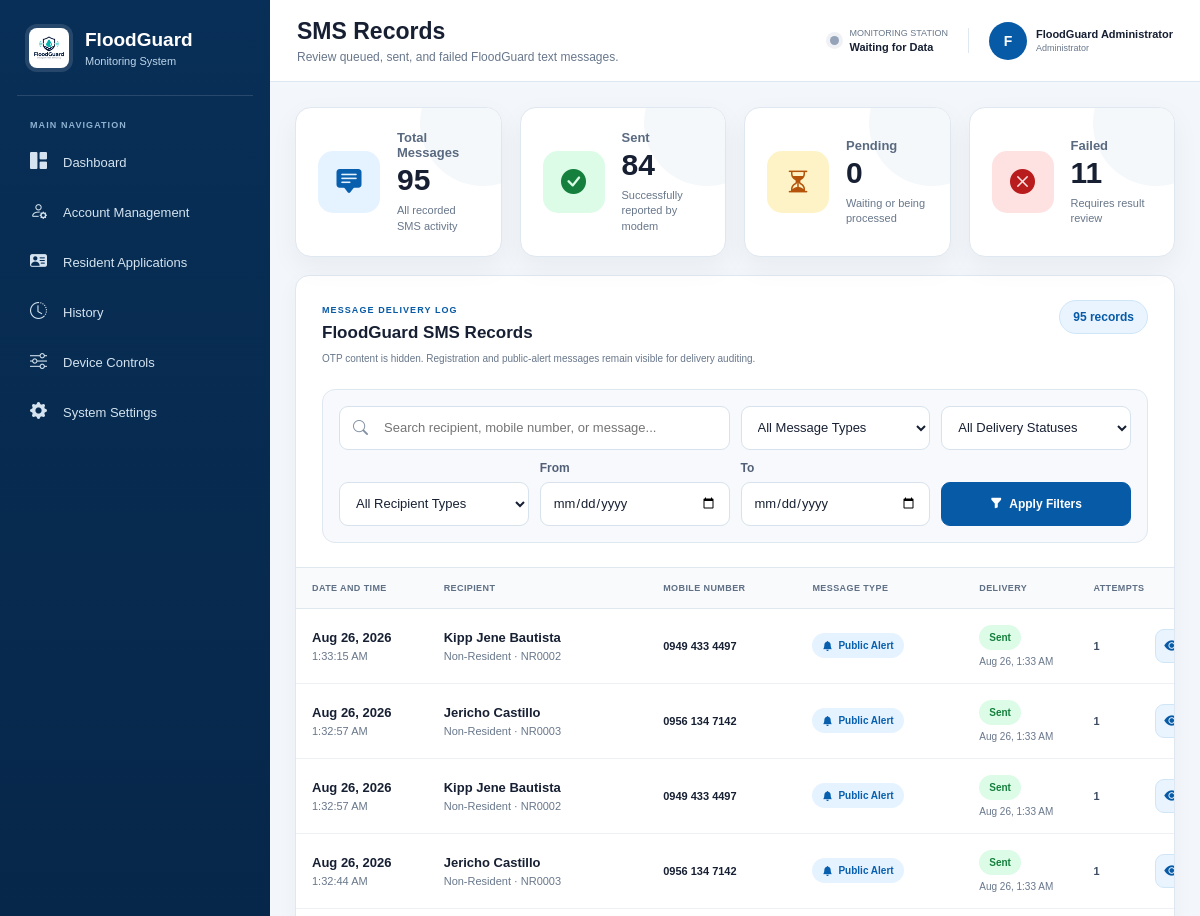
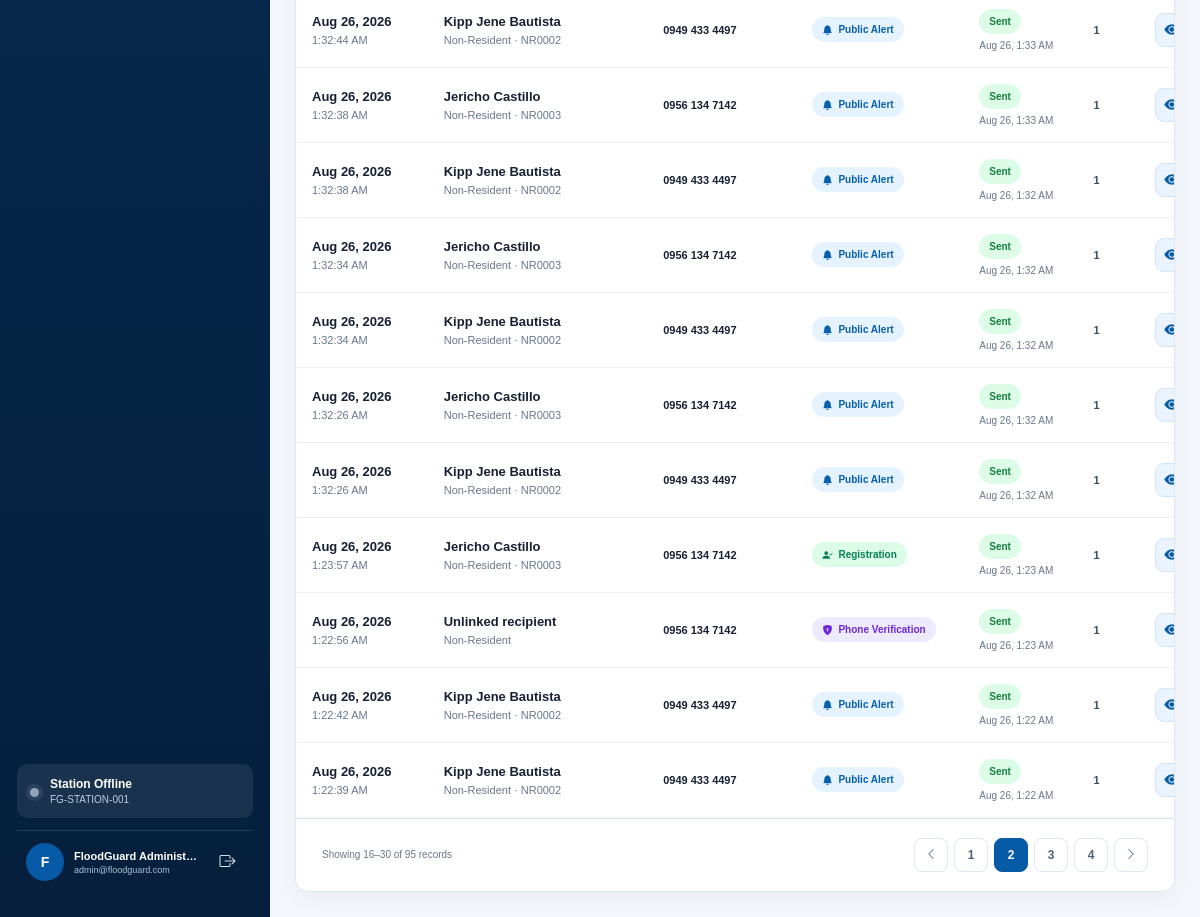
Screenshot of /admin/sms_logs.php?page=2 (signed in) with the database file from the repository (2 pictures, top to bottom).
### tables this page shows
CREATE TABLE `sms_logs` (
  `id` bigint(20) UNSIGNED NOT NULL,
  `alert_id` bigint(20) UNSIGNED DEFAULT NULL,
  `sensor_reading_id` bigint(20) UNSIGNED DEFAULT NULL,
  `resident_id` bigint(20) UNSIGNED DEFAULT NULL,
  `verification_id` bigint(20) UNSIGNED DEFAULT NULL,
  `mobile_number` varchar(11) NOT NULL,
  `recipient_type` enum('resident','non_resident') NOT NULL,
  `message_type` enum('alert','registration','otp') NOT NULL DEFAULT 'alert',
  `message` text NOT NULL,
  `delivery_status` enum('pending','sent','failed') NOT NULL DEFAULT 'pending',
  `claimed_by` varchar(50) DEFAULT NULL,
  `claimed_at` datetime DEFAULT NULL,
  `attempt_count` tinyint(3) UNSIGNED NOT NULL DEFAULT 0,
  `modem_response` text DEFAULT NULL,
  `sent_at` datetime DEFAULT NULL,
  `created_at` timestamp NOT NULL DEFAULT current_timestamp()
);

CREATE TABLE `residents` (
  `id` bigint(20) UNSIGNED NOT NULL,
  `reference_no` varchar(30) NOT NULL,
  `applicant_type` enum('resident','non_resident') NOT NULL,
  `full_name` varchar(150) NOT NULL,
  `mobile_number` varchar(11) NOT NULL,
  `complete_address` varchar(255) DEFAULT NULL,
  `purok_sitio` varchar(100) DEFAULT NULL,
  `barangay` varchar(100) NOT NULL,
  `municipality` varchar(100) NOT NULL,
  `province` varchar(100) NOT NULL DEFAULT 'Rizal',
  `bridge_connection` enum('resident_near_bridge','work','school','business','delivery_transportation','visiting_relatives','regular_commute','other') DEFAULT NULL,
  `bridge_connection_other` varchar(150) DEFAULT NULL,
  `bridge_use_frequency` enum('daily','several_times_week','weekly','occasionally') DEFAULT NULL,
  `proof_original_name` varchar(255) DEFAULT NULL,
  `proof_stored_name` varchar(255) DEFAULT NULL,
  `proof_mime_type` varchar(100) DEFAULT NULL,
  `proof_file_size` int(10) UNSIGNED DEFAULT NULL,
  `notification_scope` enum('full_community_alerts','bridge_alerts_only') NOT NULL,
  `sms_consent` tinyint(1) NOT NULL DEFAULT 0,
  `privacy_consent` tinyint(1) NOT NULL DEFAULT 0,
  `mobile_verified` tinyint(1) NOT NULL DEFAULT 0,
  `registration_status` enum('pending','approved','rejected','suspended','unsubscribed') NOT NULL DEFAULT 'pending',
  `rejection_reason` text DEFAULT NULL,
  `reviewed_by` int(10) UNSIGNED DEFAULT NULL,
  `reviewed_at` datetime DEFAULT NULL,
  `created_at` timestamp NOT NULL DEFAULT current_timestamp(),
  `updated_at` timestamp NOT NULL DEFAULT current_timestamp() ON UPDATE current_timestamp()
);

### admin/sms_logs.php (the view, shortened to what the rows shown need)
<?php
require_once __DIR__ . '/../config/database.php';
try {
    $pdo->exec("SET time_zone = '+08:00'");
} catch (PDOException $exception) {
}
if (!function_exists('fgEscape')) {
    function fgEscape(?string $value): string
    {
        return htmlspecialchars($value ?? '', ENT_QUOTES, 'UTF-8');
    }
}
function smsStatusLabel(string $status): string
{
    return match ($status) {
        'sent' => 'Sent',
        'failed' => 'Failed',
        default => 'Pending'
    };
}
function smsStatusClass(string $status): string
{
    return match ($status) {
        'sent' => 'sms-status-sent',
        'failed' => 'sms-status-failed',
        default => 'sms-status-pending'
    };
}
function smsTypeLabel(string $messageType): string
{
    return match ($messageType) {
        'otp' => 'Phone Verification',
        'registration' => 'Registration',
        default => 'Public Alert'
    };
}
function smsTypeClass(string $messageType): string
{
    return match ($messageType) {
        'otp' => 'sms-type-otp',
        'registration' => 'sms-type-registration',
        default => 'sms-type-alert'
    };
}
function smsTypeIcon(string $messageType): string
{
    return match ($messageType) {
        'otp' => 'bi-shield-lock-fill',
        'registration' => 'bi-person-check-fill',
        default => 'bi-bell-fill'
    };
}
function smsRecipientTypeLabel(string $recipientType): string
{
    return $recipientType === 'non_resident'
        ? 'Non-Resident'
        : 'Resident';
}
function normalizeSmsDisplayText(?string $value): string
{
    $normalized = preg_replace('/\s+/u', ' ', trim((string) $value));
    return is_string($normalized) ? $normalized : trim((string) $value);
}
function smsSafeMessage(array $record): string
{
    if (($record['message_type'] ?? '') === 'otp') {
        return 'Phone verification code message hidden for security.';
    }
    $message = normalizeSmsDisplayText((string) ($record['message'] ?? ''));
    return $message !== ''
        ? $message
        : 'No message content recorded.';
}
function formatMobileNumber(string $mobileNumber): string
{
    if (preg_match('/^(09\d{2})(\d{3})(\d{4})$/', $mobileNumber, $matches)) {
        return $matches[1] . ' ' . $matches[2] . ' ' . $matches[3];
    }
    return $mobileNumber;
}
function smsDateParts(?string $value): array
{
    $timestamp = strtotime($value);
    return [
        'date' => date('M j, Y', $timestamp),
        'time' => date('g:i:s A', $timestamp)
    ];
}
function smsDeliveryResult(array $record): string
{
    $status = (string) ($record['delivery_status'] ?? 'pending');
    $modemResponse = normalizeSmsDisplayText(
        (string) ($record['modem_response'] ?? '')
    );
    if ($modemResponse !== '') {
        return $modemResponse;
    }
    return $status === 'sent'
        ? 'The modem reported the message as sent.'
        : 'No modem failure response was recorded.';
}
function smsDateTimeLabel(?string $value): string
{
    $timestamp = strtotime($value);
    return $timestamp !== false
        ? date('M j, Y g:i:s A', $timestamp)
        : $value;
}
function smsSourceLabel(array $record): string
{
    if (!empty($record['sensor_reading_id'])) {
        return 'Sensor reading #' . (int) $record['sensor_reading_id'];
    }
    if (!empty($record['verification_id'])) {
        return 'Phone verification #' . (int) $record['verification_id'];
    }
    if (($record['message_type'] ?? '') === 'registration') {
        return 'Registration review notice';
    }
    return 'Manual or legacy SMS record';
}
$recordsPerPage = 15;
$currentPage = max(1, (int) ($_GET['page'] ?? 1));
$offset = ($currentPage - 1) * $recordsPerPage;
$whereConditions = [];
$effectiveMessageTypeSql =
    'CASE
        WHEN s.message_type = "alert"
         AND s.sensor_reading_id IS NULL
         AND s.verification_id IS NULL
         AND s.resident_id IS NOT NULL
            THEN "registration"
        ELSE s.message_type
     END';
$whereSql = $whereConditions
    ? 'WHERE ' . implode(' AND ', $whereConditions)
    : '';
$smsRecords = [];
try {
    $recordsStmt = $pdo->prepare(
        "SELECT
            s.id,
            s.alert_id,
            s.sensor_reading_id,
            s.resident_id,
            s.verification_id,
            s.mobile_number,
            s.recipient_type,
            {$effectiveMessageTypeSql} AS message_type,
            s.message,
            s.delivery_status,
            s.claimed_by,
            s.claimed_at,
            s.attempt_count,
            s.modem_response,
            s.sent_at,
            s.created_at,
            COALESCE(r.full_name, pending.full_name) AS recipient_name,
            r.reference_no
         FROM sms_logs s
         LEFT JOIN residents r ON r.id = s.resident_id
         LEFT JOIN pending_phone_verifications pending
            ON pending.id = s.verification_id
         {$whereSql}
         ORDER BY s.created_at DESC, s.id DESC
         LIMIT :record_limit
         OFFSET :record_offset"
    );
    $recordsStmt->bindValue(':record_limit', $recordsPerPage, PDO::PARAM_INT);
    $recordsStmt->bindValue(':record_offset', $offset, PDO::PARAM_INT);
    $recordsStmt->execute();
    $smsRecords = $recordsStmt->fetchAll(PDO::FETCH_ASSOC);
} catch (PDOException $exception) {
    error_log('[FloodGuard SMS records] ' . $exception->getMessage());
    $databaseError = 'The SMS delivery records could not be loaded.';
}
?>
<!DOCTYPE html>
<html lang="en">
<head>
    <link rel="stylesheet" href="../assets/css/admin.css">
    <link rel="stylesheet" href="../assets/css/sms-records.css">
    <link rel="stylesheet" href="https://cdn.jsdelivr.net/npm/bootstrap-icons@1.11.3/font/bootstrap-icons.min.css">
</head>
<body>
<div class="admin-page">
    <?php require __DIR__ . '/includes/topbar.php'; ?>
    <main class="admin-content standard-admin-page sms-records-page">
        <section class="content-card sms-history-card">
            <div class="content-card-header sms-history-header">
                <div>
                    <h2>FloodGuard SMS Records</h2>
                </div>
            </div>
            <div class="sms-table-container">
                <table class="admin-table sms-history-table">
                    <thead>
                    <tr>
                        <th>Date and Time</th>
                        <th>Recipient</th>
                        <th>Mobile Number</th>
                        <th>Message Type</th>
                        <th>Delivery</th>
                        <th>Attempts</th>
                        <th aria-label="View details"></th>
                    </tr>
                    </thead>
                    <tbody>
                    <?php if (!$smsRecords): ?>
                        <tr>
                            <td colspan="7" class="sms-empty-table">
                                <i class="bi bi-chat-square-text"></i>
                                <strong>No SMS records found</strong>
                                <span>Messages will appear after an OTP, registration notice, or public alert is added to the SMS queue.</span>
                            </td>
                        </tr>
                    <?php else: ?>
                        <?php foreach ($smsRecords as $record): ?>
                            <?php
                            $createdParts = smsDateParts((string) $record['created_at']);
                            $recipientName = trim((string) ($record['recipient_name'] ?? ''));
                            $referenceNumber = trim((string) ($record['reference_no'] ?? ''));
                            $messageType = (string) $record['message_type'];
                            $deliveryStatus = (string) $record['delivery_status'];
                            $modalRecord = [
                                'id' => (int) $record['id'],
                                'recipient' => $recipientName !== ''
                                    ? $recipientName
                                    : 'Unlinked recipient',
                                'reference' => $referenceNumber !== ''
                                    ? $referenceNumber
                                    : 'Not linked',
                                'recipient_type' => smsRecipientTypeLabel(
                                    (string) $record['recipient_type']
                                ),
                                'mobile_number' => formatMobileNumber(
                                    (string) $record['mobile_number']
                                ),
                                'message_type' => smsTypeLabel($messageType),
                                'delivery_status' => $deliveryStatus,
                                'delivery_label' => smsStatusLabel($deliveryStatus),
                                'attempts' => (int) $record['attempt_count'],
                                'source' => smsSourceLabel($record),
                                'message' => smsSafeMessage($record),
                                'modem_result' => smsDeliveryResult($record),
                                'created_at' => smsDateTimeLabel(
                                    (string) $record['created_at']
                                ),
                                'claimed_by' => !empty($record['claimed_by'])
                                    ? (string) $record['claimed_by']
                                    : 'Not claimed',
                                'claimed_at' => smsDateTimeLabel(
                                    $record['claimed_at'] !== null
                                        ? (string) $record['claimed_at']
                                        : null
                                ),
                                'sent_at' => smsDateTimeLabel(
                                    $record['sent_at'] !== null
                                        ? (string) $record['sent_at']
                                        : null
                                )
                            ];
                            $modalJson = json_encode(
                                $modalRecord,
                                JSON_UNESCAPED_UNICODE |
                                JSON_UNESCAPED_SLASHES |
                                JSON_HEX_TAG |
                                JSON_HEX_AMP |
                                JSON_HEX_APOS |
                                JSON_HEX_QUOT
                            );
                            ?>
                            <tr
                                class="sms-record-row"
                                tabindex="0"
                                data-sms-record="<?= fgEscape($modalJson) ?>"
                                aria-label="View SMS record <?= (int) $record['id'] ?> details"
                            >
                                <td data-label="Date and Time" class="sms-date-cell">
                                    <strong><?= fgEscape($createdParts['date']) ?></strong>
                                    <span><?= fgEscape($createdParts['time']) ?></span>
                                </td>
                                <td data-label="Recipient" class="sms-recipient-cell">
                                    <strong><?= fgEscape($recipientName !== '' ? $recipientName : 'Unlinked recipient') ?></strong>
                                    <span>
                                        <?= fgEscape(smsRecipientTypeLabel((string) $record['recipient_type'])) ?>
                                        <?= $referenceNumber !== '' ? ' · ' . fgEscape($referenceNumber) : '' ?>
                                    </span>
                                </td>
                                <td data-label="Mobile Number" class="sms-mobile-cell"><?= fgEscape(formatMobileNumber((string) $record['mobile_number'])) ?></td>
                                <td data-label="Message Type">
                                    <span class="sms-type-badge <?= fgEscape(smsTypeClass($messageType)) ?>">
                                        <i class="bi <?= fgEscape(smsTypeIcon($messageType)) ?>"></i>
                                        <?= fgEscape(smsTypeLabel($messageType)) ?>
                                    </span>
                                </td>
                                <td data-label="Delivery">
                                    <span class="sms-status-badge <?= fgEscape(smsStatusClass($deliveryStatus)) ?>"><?= fgEscape(smsStatusLabel($deliveryStatus)) ?></span>
                                    <?php if ($deliveryStatus === 'sent' && !empty($record['sent_at'])): ?>
                                        <small><?= fgEscape(date('M j, g:i A', strtotime((string) $record['sent_at']))) ?></small>
                                    <?php endif; ?>
                                </td>
                                <td data-label="Attempts" class="sms-attempt-cell"><?= number_format((int) $record['attempt_count']) ?></td>
                                <td data-label="Details" class="sms-action-cell">
                                    <button
                                        type="button"
                                        class="sms-view-button"
                                        aria-label="View SMS record <?= (int) $record['id'] ?> details"
                                    >
                                        <i class="bi bi-eye-fill"></i>
                                    </button>
                                </td>
                            </tr>
                        <?php endforeach; ?>
                    <?php endif; ?>
                    </tbody>
                </table>
            </div>
        </section>
    </main>
</div>
</body>
</html>

### rows the page displays
sms_logs: created_at "Aug 26, 2026", created_at "1:33:15 AM", recipientName "Kipp Jene Bautista", recipient_type "Non-Resident", resident.reference_no "NR0002", mobile_number "0949 433 4497", messageType "Public Alert", delivery_status "Sent", sent_at "Aug 26, 1:33 AM", attempt_count "1"
sms_logs: created_at "Aug 26, 2026", created_at "1:32:57 AM", recipientName "Jericho Castillo", recipient_type "Non-Resident", resident.reference_no "NR0003", mobile_number "0956 134 7142", messageType "Public Alert", delivery_status "Sent", sent_at "Aug 26, 1:33 AM", attempt_count "1"
sms_logs: created_at "Aug 26, 2026", created_at "1:32:57 AM", recipientName "Kipp Jene Bautista", recipient_type "Non-Resident", resident.reference_no "NR0002", mobile_number "0949 433 4497", messageType "Public Alert", delivery_status "Sent", sent_at "Aug 26, 1:33 AM", attempt_count "1"
sms_logs: created_at "Aug 26, 2026", created_at "1:32:44 AM", recipientName "Jericho Castillo", recipient_type "Non-Resident", resident.reference_no "NR0003", mobile_number "0956 134 7142", messageType "Public Alert", delivery_status "Sent", sent_at "Aug 26, 1:33 AM", attempt_count "1"
sms_logs: created_at "Aug 26, 2026", created_at "1:32:44 AM", recipientName "Kipp Jene Bautista", recipient_type "Non-Resident", resident.reference_no "NR0002", mobile_number "0949 433 4497", messageType "Public Alert", delivery_status "Sent", sent_at "Aug 26, 1:33 AM", attempt_count "1"
sms_logs: created_at "Aug 26, 2026", created_at "1:32:38 AM", recipientName "Jericho Castillo", recipient_type "Non-Resident", resident.reference_no "NR0003", mobile_number "0956 134 7142", messageType "Public Alert", delivery_status "Sent", sent_at "Aug 26, 1:33 AM", attempt_count "1"
sms_logs: created_at "Aug 26, 2026", created_at "1:32:38 AM", recipientName "Kipp Jene Bautista", recipient_type "Non-Resident", resident.reference_no "NR0002", mobile_number "0949 433 4497", messageType "Public Alert", delivery_status "Sent", sent_at "Aug 26, 1:32 AM", attempt_count "1"
sms_logs: created_at "Aug 26, 2026", created_at "1:32:34 AM", recipientName "Jericho Castillo", recipient_type "Non-Resident", resident.reference_no "NR0003", mobile_number "0956 134 7142", messageType "Public Alert", delivery_status "Sent", sent_at "Aug 26, 1:32 AM", attempt_count "1"
sms_logs: created_at "Aug 26, 2026", created_at "1:32:34 AM", recipientName "Kipp Jene Bautista", recipient_type "Non-Resident", resident.reference_no "NR0002", mobile_number "0949 433 4497", messageType "Public Alert", delivery_status "Sent", sent_at "Aug 26, 1:32 AM", attempt_count "1"
sms_logs: created_at "Aug 26, 2026", created_at "1:32:26 AM", recipientName "Jericho Castillo", recipient_type "Non-Resident", resident.reference_no "NR0003", mobile_number "0956 134 7142", messageType "Public Alert", delivery_status "Sent", sent_at "Aug 26, 1:32 AM", attempt_count "1"
sms_logs: created_at "Aug 26, 2026", created_at "1:32:26 AM", recipientName "Kipp Jene Bautista", recipient_type "Non-Resident", resident.reference_no "NR0002", mobile_number "0949 433 4497", messageType "Public Alert", delivery_status "Sent", sent_at "Aug 26, 1:32 AM", attempt_count "1"
sms_logs: created_at "Aug 26, 2026", created_at "1:23:57 AM", recipientName "Jericho Castillo", recipient_type "Non-Resident", resident.reference_no "NR0003", mobile_number "0956 134 7142", messageType "Registration", delivery_status "Sent", sent_at "Aug 26, 1:23 AM", attempt_count "1"
sms_logs: created_at "Aug 26, 2026", created_at "1:22:56 AM", recipientName "Unlinked recipient", recipient_type "Non-Resident", mobile_number "0956 134 7142", messageType "Phone Verification", delivery_status "Sent", sent_at "Aug 26, 1:23 AM", attempt_count "1"
sms_logs: created_at "Aug 26, 2026", created_at "1:22:42 AM", recipientName "Kipp Jene Bautista", recipient_type "Non-Resident", resident.reference_no "NR0002", mobile_number "0949 433 4497", messageType "Public Alert", delivery_status "Sent", sent_at "Aug 26, 1:22 AM", attempt_count "1"
sms_logs: created_at "Aug 26, 2026", created_at "1:22:39 AM", recipientName "Kipp Jene Bautista", recipient_type "Non-Resident", resident.reference_no "NR0002", mobile_number "0949 433 4497", messageType "Public Alert", delivery_status "Sent", sent_at "Aug 26, 1:22 AM", attempt_count "1"

### other values shown
fgEscape($sidebarSystemName) "FloodGuard"
fgEscape($link['label']) "Dashboard"
fgEscape($link['label']) "Account Management"
fgEscape($link['label']) "Resident Applications"
fgEscape($link['label']) "History"
fgEscape($link['label']) "Device Controls"
fgEscape($link['label']) "System Settings"
fgEscape($sidebarDeviceId) "FG-STATION-001"
fgEscape($pageTitle) "SMS Records"
fgEscape($pageSubtitle) "Review queued, sent, and failed FloodGuard text messages."
$smsCounts['total'] "95"
$smsCounts['sent'] "84"
$smsCounts['pending'] "0"
$smsCounts['failed'] "11"
$totalFilteredRecords "95"
